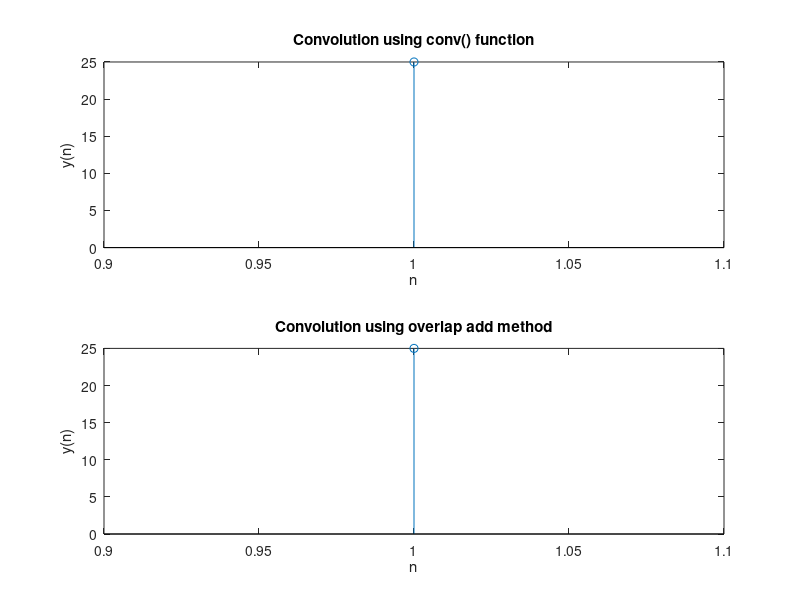

Source code (MATLAB):
clc;
close all;
clear all;
x = input('x(n)=');
h = input('h(n)=');
L = input('L=');
N1 = length(x);
M = length(h);
lc = conv(x,h);
x = [x zeros(1,mod(-N1,L))];
N2 = length(x);
h = [h zeros(1,L-1)];
H = fft(h,L+M-1);
S = N2/L;
index = 1:L;
X=[zeros (M-1)];
for stage=1:S
    xm=[x(index) zeros(1,M-1)];
    X1 = fft(xm,L+M-1);
    Y = X1.*H;
    Y=ifft(Y);
    Z = X((length(X) -M+2):length(X)) + Y(1:M-1);
    X=[X(1:(stage-1)*L) Z Y(M:M+L-1)];
    index = stage*L+1:(stage+1)*L;
end
i = 1:N1+M-1;
X=X(i);
similarity=corrcoef(X,lc);
figure
subplot(2,1,1);
stem(lc);
title('Convolution using conv() function');
xlabel('n');
ylabel('y(n)');
subplot(2,1,2);
stem(lc);
title('Convolution using overlap add method');
xlabel('n');
ylabel('y(n)');

